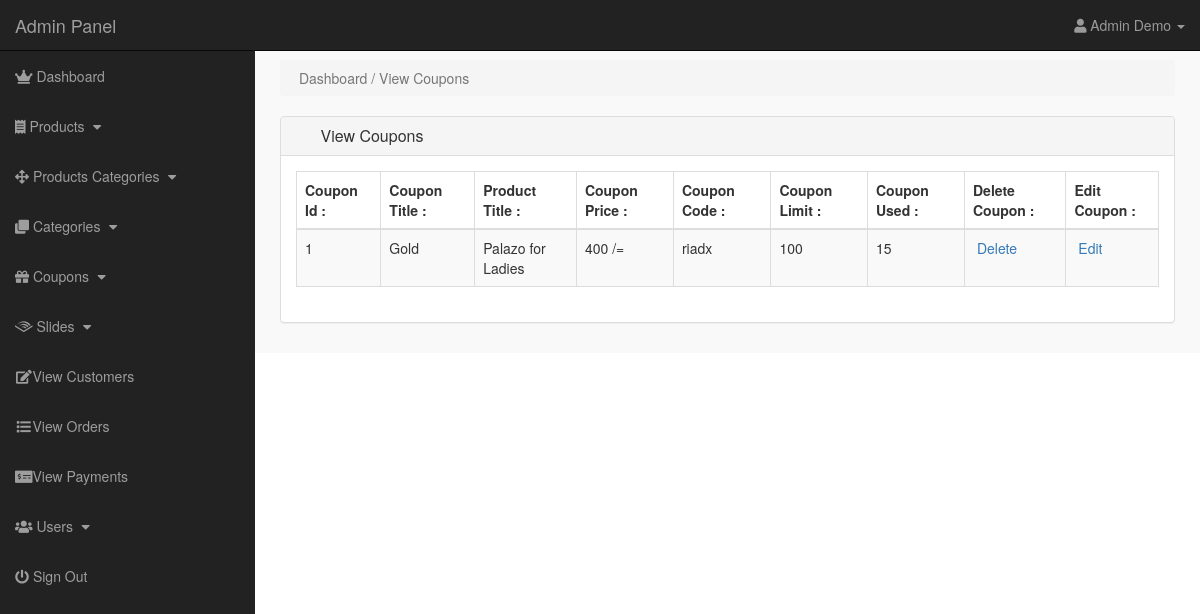
The app's page /admin/index.php?view_coupons (signed in), older data.
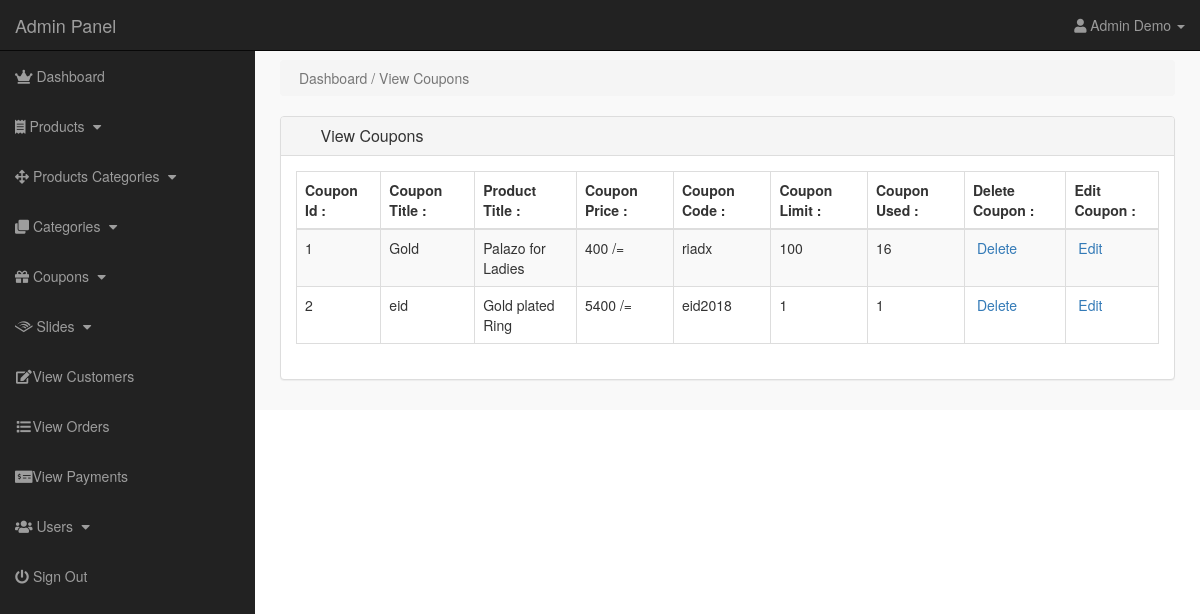
The same page, newer data.
### tables this page shows
CREATE TABLE `coupons` (
  `coupon_id` int(10) NOT NULL,
  `product_id` int(10) NOT NULL,
  `coupon_title` varchar(255) NOT NULL,
  `coupon_price` varchar(255) NOT NULL,
  `coupon_code` varchar(255) NOT NULL,
  `coupon_limit` int(100) NOT NULL,
  `coupon_used` int(100) NOT NULL
);

CREATE TABLE `products` (
  `product_id` int(11) NOT NULL,
  `p_cat_id` int(11) NOT NULL,
  `cat_id` int(11) NOT NULL,
  `date` timestamp NOT NULL DEFAULT CURRENT_TIMESTAMP ON UPDATE CURRENT_TIMESTAMP,
  `product_title` text NOT NULL,
  `product_img1` text NOT NULL,
  `product_img2` text NOT NULL,
  `product_img3` text NOT NULL,
  `product_price` int(11) NOT NULL,
  `product_desc` text NOT NULL,
  `product_keywords` text NOT NULL
);

### admin/view_coupons.php (the view)
<?php
if(!isset($_SESSION['admin_email'])){
echo "<script>window.open('login.php','_self')</script>";
}
else {
?>
    <div class="row">
        <div class="col-lg-12">
            <ol class="breadcrumb">
                <li class="active">
                    <i class="fa fa-dashboard"></i> Dashboard / View Coupons
                </li>
            </ol>
        </div>
    </div>
    <div class="row">
        <div class="col-lg-12">
            <div class="panel panel-default">
                <div class="panel-heading">
                    <h3 class="panel-title">
                        <i class="fa fa-money fa-fw"></i> View Coupons
                    </h3>
                </div>
                <div class="panel-body">
                    <div class="table-responsive">
                        <table class="table table-bordered table-hover table-striped">
                            <thead>
                                <tr>
                                    <th>Coupon Id : </th>
                                    <th>Coupon Title : </th>
                                    <th>Product Title : </th>
                                    <th>Coupon Price : </th>
                                    <th>Coupon Code : </th>
                                    <th>Coupon Limit : </th>
                                    <th>Coupon Used : </th>
                                    <th>Delete Coupon : </th>
                                    <th>Edit Coupon : </th>
                                </tr>
                            </thead>
                            <tbody>
                                <?php
$i = 0;
$get_coupons = "select * from coupons";
$run_coupons = mysqli_query($con,$get_coupons);
while($row_coupons = mysqli_fetch_array($run_coupons)){
$coupon_id = $row_coupons['coupon_id'];
$product_id = $row_coupons['product_id'];
$coupon_title = $row_coupons['coupon_title'];
$coupon_price = $row_coupons['coupon_price'];
$coupon_code = $row_coupons['coupon_code'];
$coupon_limit = $row_coupons['coupon_limit'];
$coupon_used = $row_coupons['coupon_used'];
$get_products = "select * from products where product_id='$product_id'";
$run_products = mysqli_query($con,$get_products);
$row_products = mysqli_fetch_array($run_products);
$product_title = $row_products['product_title'];
$i++;
?>
                                    <tr>
                                        <td>
                                            <?php echo $i; ?>
                                        </td>
                                        <td>
                                            <?php echo $coupon_title; ?>
                                        </td>
                                        <td>
                                            <?php echo $product_title; ?>
                                        </td>
                                        <td>
                                            <?php echo "$coupon_price /="; ?>
                                        </td>
                                        <td>
                                            <?php echo $coupon_code; ?>
                                        </td>
                                        <td>
                                            <?php echo $coupon_limit; ?>
                                        </td>
                                        <td>
                                            <?php echo $coupon_used; ?>
                                        </td>
                                        <td>
                                            <a href="index.php?delete_coupon=<?php echo $coupon_id; ?>">
<i class="fa fa-trash-o"></i> Delete
</a>
                                        </td>
                                        <td>
                                            <a href="index.php?edit_coupon=<?php echo $coupon_id; ?>">
<i class="fa fa-pencil"></i> Edit
</a>
                                        </td>
                                    </tr>
                                    <?php } ?>
                            </tbody>
                        </table>
                    </div>
                </div>
            </div>
        </div>
    </div>
    <?php } ?>

Row changes from the older to the newer data that the page shows:
changed coupons "Gold": coupon_used "15" → "16"
added coupons: coupon_title "eid", product.product_title "Gold plated Ring", coupon_price "5400", coupon_code "eid2018", coupon_limit "1", coupon_used "1"
